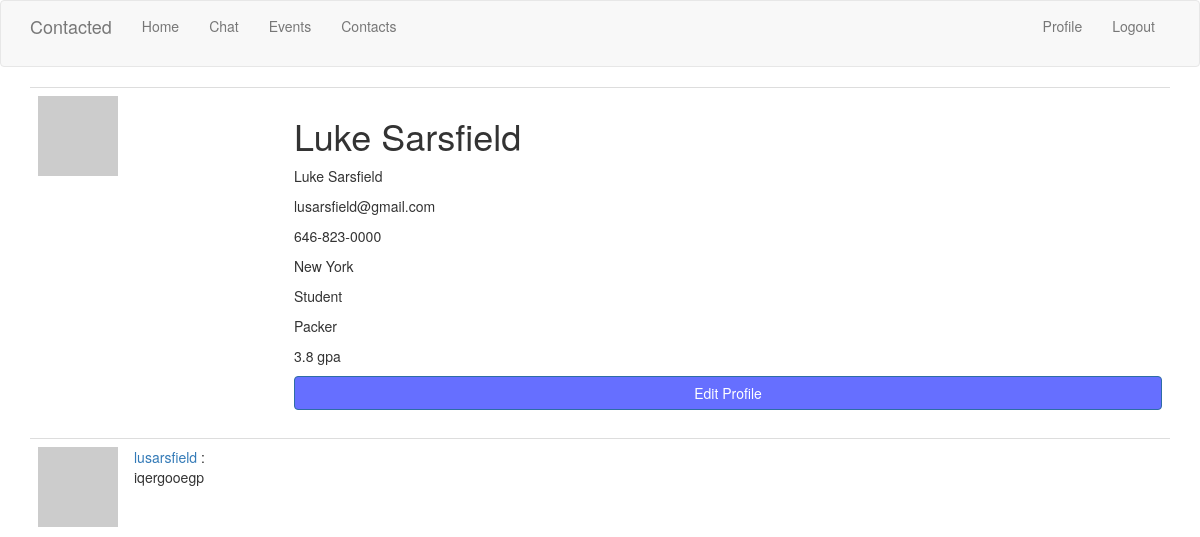
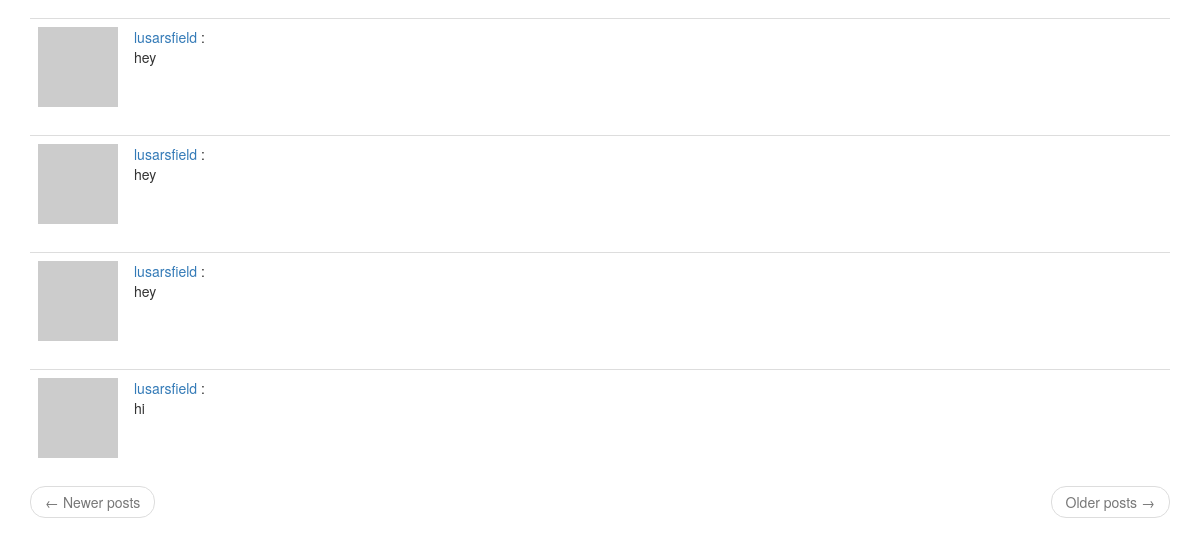
The page /user/lusarsfield (signed in) on the database as committed earlier (2 pictures, top to bottom).
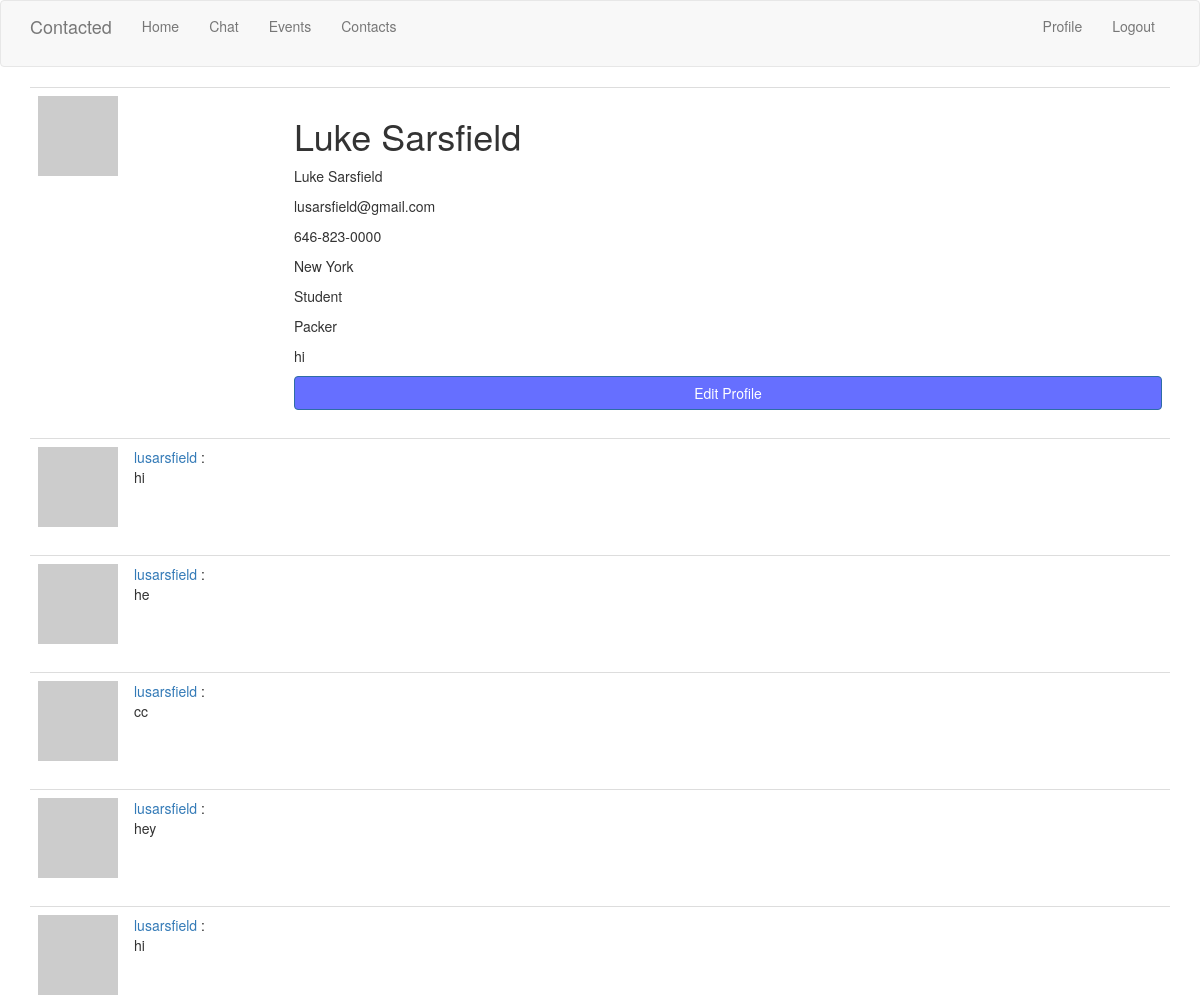
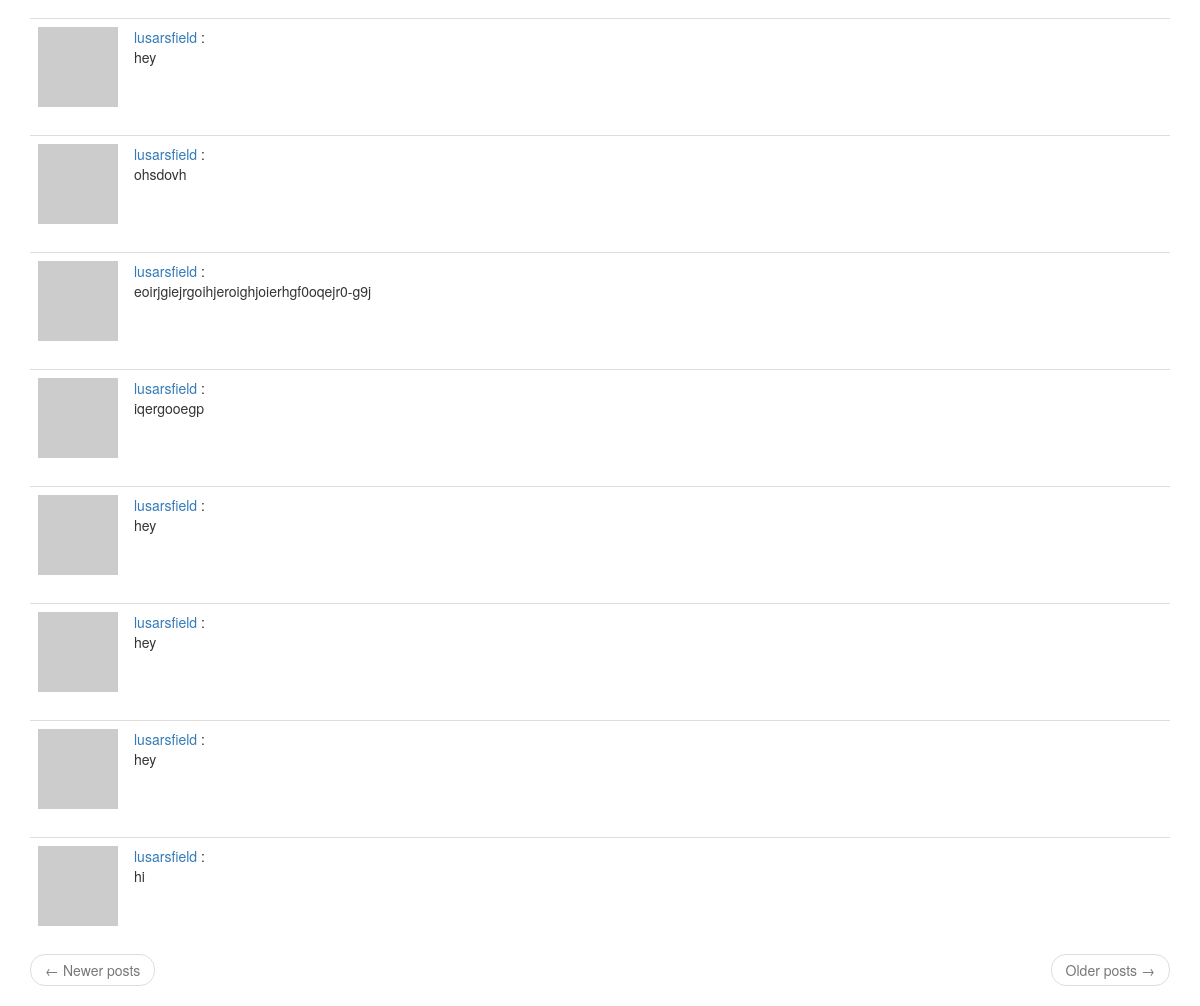
The same page on the database as committed later (2 pictures, top to bottom).
### app/models.py (models this page shows, shortened)
class User(UserMixin, db.Model):
    id = db.Column(db.Integer, primary_key=True)
    username = db.Column(db.String(64), index=True, unique=True)
    email = db.Column(db.String(120), index=True, unique=True)
    password_hash = db.Column(db.String(128))
    posts = db.relationship('Post', backref='author', lazy='dynamic')
    fullname_me = db.Column(db.String(140))
    email_me = db.Column(db.String(140))
    phonenumber_me = db.Column(db.String(140))
    city_me = db.Column(db.String(140))
    jobtitle_me = db.Column(db.String(140))
    company_me = db.Column(db.String(140))
    about_me = db.Column(db.String(140))
    last_seen = db.Column(db.DateTime, default=datetime.utcnow)
    followed = db.relationship(
        'User', secondary=followers,
        primaryjoin=(followers.c.follower_id == id),
        secondaryjoin=(followers.c.followed_id == id),
        backref=db.backref('followers', lazy='dynamic'), lazy='dynamic')
    def avatar(self, size):
        digest = md5(self.email.lower().encode('utf-8')).hexdigest()
        return 'https://www.gravatar.com/avatar/{}?d=identicon&s={}'.format(
            digest, size)

class Post(db.Model):
    id = db.Column(db.Integer, primary_key=True)
    body = db.Column(db.String(140))
    timestamp = db.Column(db.DateTime, index=True, default=datetime.utcnow)
    user_id = db.Column(db.Integer, db.ForeignKey('user.id'))

### app/routes.py (the view)
@app.route('/user/<username>')
@login_required
def user(username):
    user = User.query.filter_by(username=username).first_or_404()
    page = request.args.get('page', 1, type=int)
    posts = user.posts.order_by(Post.timestamp.desc()).paginate(
        page=page, per_page=app.config['POSTS_PER_PAGE'], error_out=False)
    next_url = url_for('user', username=user.username, page=posts.next_num) \
        if posts.has_next else None
    prev_url = url_for('user', username=user.username, page=posts.prev_num) \
        if posts.has_prev else None
    form = EmptyForm()
    return render_template('user.html', user=user, posts=posts.items,
                           next_url=next_url, prev_url=prev_url, form=form)

### app/models.py (called while the page is built)
@login.user_loader
def load_user(id):
    return User.query.get(int(id))

### app/routes.py (called while the page is built)
@app.before_request
def before_request():
    if current_user.is_authenticated:
        current_user.last_seen = datetime.utcnow()
        db.session.commit()

### app/templates/user.html
{% extends "base.html" %}
{% block app_content %}
    <table class="table table-hover">
        <tr>
            <td width="256px"><img src="{{ user.avatar(256) }}"></td>
            <td>
                <h1>{{ user.fullname_me }}</h1>
                {% if user.fullname_me %}<p>{{ user.fullname_me }}</p>{% endif %}
                {% if user.email_me %}<p>{{ user.email_me }}</p>{% endif %}
                {% if user.phonenumber_me %}<p>{{ user.phonenumber_me }}</p>{% endif %}
                {% if user.city_me %}<p>{{ user.city_me }}</p>{% endif %}
                {% if user.jobtitle_me %}<p>{{ user.jobtitle_me }}</p>{% endif %}
                {% if user.company_me %}<p>{{ user.company_me }}</p>{% endif %}
                {% if user.about_me %}<p>{{ user.about_me }}</p>{% endif %}
                {% if user == current_user %}
                <a href="{{ url_for('edit_profile') }}" class= "btn btn-primary btn-block" role="button"> Edit Profile </a>
                {% endif %}
            </td>
        </tr>
    </table>
    {% for post in posts %}
        {% include '_post.html' %}
    {% endfor %}
    <nav aria-label="...">
        <ul class="pager">
            <li class="previous{% if not prev_url %} disabled{% endif %}">
                <a href="{{ prev_url or '#' }}">
                    <span aria-hidden="true">&larr;</span> Newer posts
                </a>
            </li>
            <li class="next{% if not next_url %} disabled{% endif %}">
                <a href="{{ next_url or '#' }}">
                    Older posts <span aria-hidden="true">&rarr;</span>
                </a>
            </li>
        </ul>
    </nav>
{% endblock %}

### app/templates/_post.html
<table class="table table-hover">
    <tr>
        <td width="70px">
            <a href="{{ url_for('user', username=post.author.username) }}">
                <img src="{{ post.author.avatar(70) }}" />
            </a>
        </td>
        <td>
            <a href="{{ url_for('user', username=post.author.username) }}">
                {{ post.author.username }}
            </a>
            :
            <br>
            {{ post.body }}
        </td>
    </tr>
</table>

Rows that differ between the two databases and show on the page:
changed User "Luke Sarsfield": about_me "3.8 gpa" → "hi"
added Post: author.username "lusarsfield", body "hi"
added Post: author.username "lusarsfield", body "he"
added Post: author.username "lusarsfield", body "cc"
added Post: author.username "lusarsfield", body "hey"
added Post: author.username "lusarsfield", body "hi"
added Post: author.username "lusarsfield", body "hey"
added Post: author.username "lusarsfield", body "ohsdovh"
added Post: author.username "lusarsfield", body "eoirjgiejrgoihjeroighjoierhgf0oqejr0-g9j"
